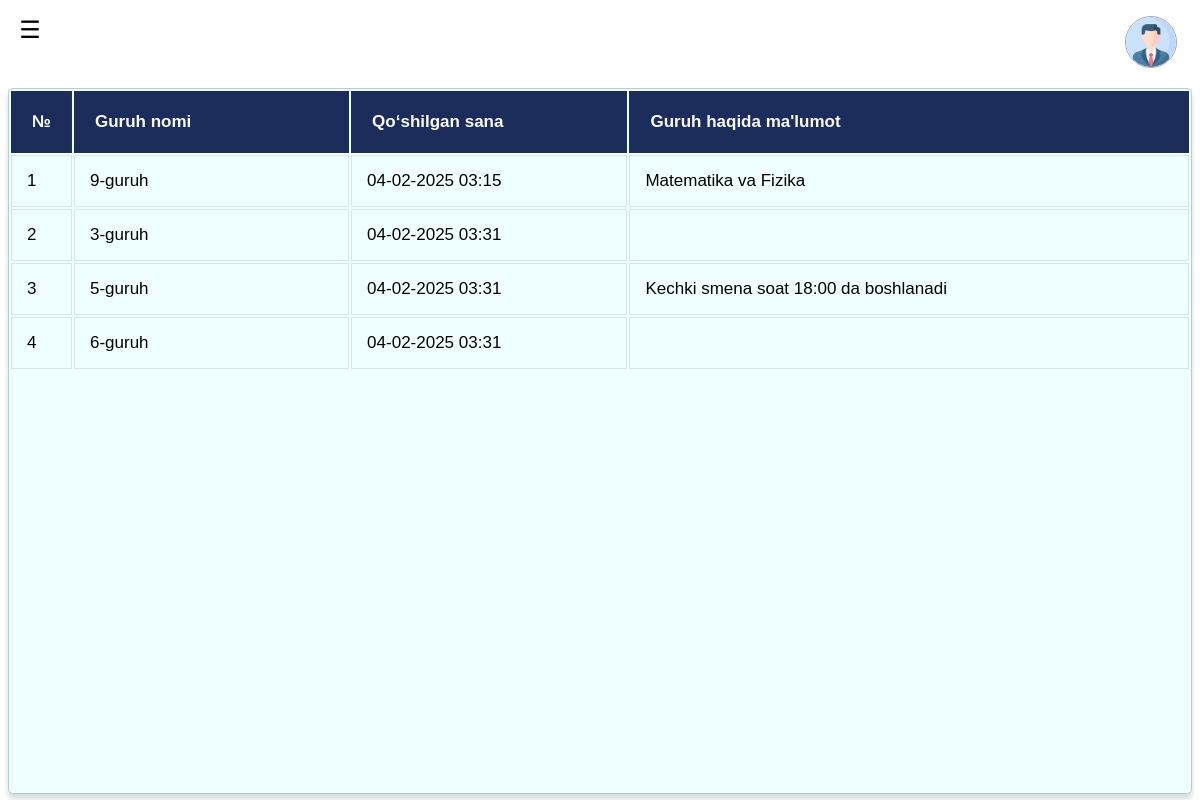
Page /group_profile/ (signed in) on the committed database.
### myapp/models.py (models this page shows, shortened)
class ProfileGroup(models.Model):
    profile = models.ForeignKey('Profile', on_delete=models.CASCADE)
    group = models.ForeignKey('Group', on_delete=models.CASCADE)
    added_time = models.DateTimeField(auto_now=True)  # Faqat guruhga qo'shilgan vaqtda saqlanadi
    objects = models.Manager()

class Group(models.Model):
    name = models.CharField(max_length=100)
    information = models.TextField(blank=True, null=True)
    created_time = models.DateTimeField(auto_now_add=True)
    students = models.ManyToManyField('Profile', related_name='profile_group', blank=True)
    objects = models.Manager()

### myapp/views.py (the view)
# urls.py: path('group_profile/', views.group_profile, name='group_profile'),
@login_required
def group_profile(request):
    profile = Profile.objects.get(user=request.user)
    profile_groups = ProfileGroup.objects.filter(profile=profile)
    return render(request, 'group_profile.html', {'profile': profile, 'profile_groups': profile_groups})

### myapp/templates/group_profile.html (shortened to what this page needs)
{% load static %}
<html lang="en">
<head>
    <link rel="stylesheet" type="text/css" href="{% static 'myapp/css/homes.css' %}">
</head>
<body>
    <div class="panel_y">
        <button class="toggle-menu" onclick="toggleMenu()">☰</button>
            <div class="profile1" onclick="togglemenu()">
                <a href="#" id="myLink"><img src='{% static "myapp/images/users.png" %}' alt=""></a>
            </div>
    </div>
    <div class="container">
        <div class="infor_3" id="student-list">
            <table class="custom-table">
                <colgroup>
                    <col style="width: 3%">
                    <col style="width: 24%">
                    <col style="width: 24%">
                    <col style="width: 49%">
                </colgroup>
                <thead>
                    <tr>
                        <th>№</th>
                        <th>Guruh nomi</th>
                        <th>Qo‘shilgan sana</th>
                        <th>Guruh haqida ma'lumot</th>
                    </tr>
                </thead>
                <tbody>
                    {% for profile_group in profile_groups %}
                        <tr>
                            <td>{{ forloop.counter }}</td>
                            <td>{{ profile_group.group.name }}</td>
                            <td>{{ profile_group.added_time|date:"d-m-Y H:i" }}</td>
                            <td>{{ profile_group.group.information }}</td>
                        </tr>
                    {% empty %}
                        <tr>
                            <td colspan="4">Sizda guruh mavjud emas. Guruhga qo'shilish uchun adminga murojat qiling.</td>
                        </tr>
                    {% endfor %}
                </tbody>
            </table>
        </div>
    </div>
</body>
</html>

### myapp/static/myapp/css/homes.css (style rules this page uses)
* { font-family: sans-serif; }
.panel_y { width: 100%; height: 10vh; }
.panel_y img { width: 50px; height: 50px; float: right; margin-right: 10px; margin-top: 10px; }
.container { display: flex; gap: 25px; transition: margin-left 0.3s ease; margin-left: 0; }
.toggle-menu { position: absolute; top: 10px; left: 10px; background-color: #ffffff; color: rgb(0, 0, 0); border: none; border-radius: 5px; width: 40px; height: 40px; font-size: 24px; cursor: pointer; }
.infor_3 { border: 1px solid #0b4c5242; width: 100%; height: 88vh; margin-top: 0vh; transition: all 0.3s ease; box-shadow: 0 5px 5px rgba(177, 183, 189, 0.5); border-radius: 5px; background-color: azure; overflow-y: auto; transition: transform 0.3s ease; }

### myapp/templates/group_profile.html (style rules this page uses)
* { font-family: sans-serif; }
.panel_y { width: 100%; height: 10vh; }
.panel_y img { width: 50px; height: 50px; float: right; margin-right: 10px; margin-top: 10px; }
.container { display: flex; gap: 25px; transition: margin-left 0.3s ease; margin-left: 0; }
.toggle-menu { position: absolute; top: 10px; left: 10px; background-color: #ffffff; color: rgb(0, 0, 0); border: none; border-radius: 5px; width: 40px; height: 40px; font-size: 24px; cursor: pointer; }
.infor_3 { border: 1px solid #0b4c5242; width: 100%; height: 88vh; margin-top: 0vh; transition: all 0.3s ease; box-shadow: 0 5px 5px rgba(177, 183, 189, 0.5); border-radius: 5px; background-color: azure; overflow-y: auto; transition: transform 0.3s ease; }
.profile1 { position: relative; cursor: pointer; }
.profile1 img { width: 50px; height: 50px; border-radius: 50%; border: 1px solid rgba(29, 45, 91, 0.416); margin-right: 15px; margin-top: 8px; }
.custom-table { width: 100%; border-collapse: separate; }
.custom-table th, .custom-table td { padding: 20px; border: 1px solid #0b4c5222; text-align: left; font-size: 17px; }
.custom-table th { background-color: rgb(29, 45, 91); color: #fafafa; font-weight: bold; }
.custom-table td { padding: 15px; }

### rows in the picture
ProfileGroup: group.name "9-guruh", added_time "04-02-2025 03:15", group.information "Matematika va Fizika"
ProfileGroup: group.name "3-guruh", added_time "04-02-2025 03:31"
ProfileGroup: group.name "5-guruh", added_time "04-02-2025 03:31", group.information "Kechki smena soat 18:00 da boshlanadi"
ProfileGroup: group.name "6-guruh", added_time "04-02-2025 03:31"
